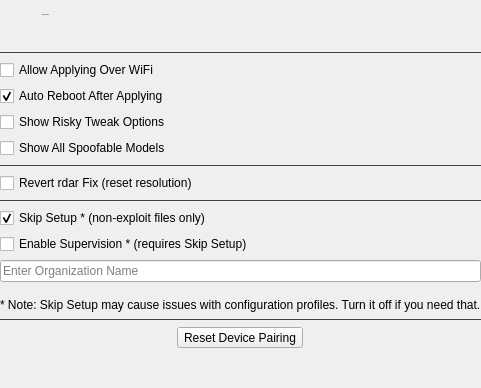
            <widget class="QWidget" name="settingsPage">
             <layout class="QVBoxLayout" name="verticalLayout_10">
              <property name="leftMargin">
               <number>0</number>
              </property>
              <property name="topMargin">
               <number>0</number>
              </property>
              <property name="rightMargin">
               <number>0</number>
              </property>
              <property name="bottomMargin">
               <number>0</number>
              </property>
              <item>
               <widget class="QWidget" name="horizontalWidget_4" native="true">
                <layout class="QHBoxLayout" name="horizontalLayout_13">
                 <property name="spacing">
                  <number>10</number>
                 </property>
                 <property name="leftMargin">
                  <number>0</number>
                 </property>
                 <property name="topMargin">
                  <number>9</number>
                 </property>
                 <property name="rightMargin">
                  <number>0</number>
                 </property>
                 <property name="bottomMargin">
                  <number>9</number>
                 </property>
                 <item>
                  <widget class="QToolButton" name="toolButton_7">
                   <property name="enabled">
                    <bool>false</bool>
                   </property>
                   <property name="styleSheet">
                    <string notr="true">QToolButton {
	icon-size: 24px;
	background-color: transparent;
	padding-left: 0px;
	padding-right: 5px;
	border-radius: 0px;
}</string>
                   </property>
                   <property name="icon">
                    <iconset resource="resources.qrc">
                     <normaloff>:/icon/gear.svg</normaloff>:/icon/gear.svg</iconset>
                   </property>
                  </widget>
                 </item>
                 <item>
                  <widget class="QWidget" name="verticalWidget_3" native="true">
                   <layout class="QVBoxLayout" name="verticalLayout_7">
                    <property name="spacing">
                     <number>6</number>
                    </property>
                    <property name="leftMargin">
                     <number>0</number>
                    </property>
                    <property name="topMargin">
                     <number>0</number>
                    </property>
                    <property name="rightMargin">
                     <number>0</number>
                    </property>
                    <property name="bottomMargin">
                     <number>0</number>
                    </property>
                    <item>
                     <widget class="QLabel" name="springboardOptionsLbl">
                      <property name="font">
                       <font>
                        <pointsize>-1</pointsize>
                        <bold>false</bold>
                       </font>
                      </property>
                      <property name="text">
                       <string>Nugget Settings</string>
                      </property>
                     </widget>
                    </item>
                    <item>
                     <spacer name="verticalSpacer_17">
                      <property name="orientation">
                       <enum>Qt::Vertical</enum>
                      </property>
                      <property name="sizeType">
                       <enum>QSizePolicy::Fixed</enum>
                      </property>
                      <property name="sizeHint" stdset="0">
                       <size>
                        <width>20</width>
                        <height>16</height>
                       </size>
                      </property>
                     </spacer>
                    </item>
                   </layout>
                  </widget>
                 </item>
                 <item>
                  <spacer name="horizontalSpacer_6">
                   <property name="orientation">
                    <enum>Qt::Horizontal</enum>
                   </property>
                   <property name="sizeHint" stdset="0">
                    <size>
                     <width>40</width>
                     <height>20</height>
                    </size>
                   </property>
                  </spacer>
                 </item>
                </layout>
               </widget>
              </item>
              <item>
               <widget class="Line" name="line_11">
                <property name="styleSheet">
                 <string notr="true">QFrame {
	color: #414141;
}</string>
                </property>
                <property name="frameShadow">
                 <enum>QFrame::Plain</enum>
                </property>
                <property name="orientation">
                 <enum>Qt::Horizontal</enum>
                </property>
               </widget>
              </item>
              <item>
               <widget class="QWidget" name="settingsPageContent" native="true">
                <property name="enabled">
                 <bool>true</bool>
                </property>
                <property name="maximumSize">
                 <size>
                  <width>650</width>
                  <height>16777215</height>
                 </size>
                </property>
                <layout class="QVBoxLayout" name="_2">
                 <property name="leftMargin">
                  <number>0</number>
                 </property>
                 <property name="topMargin">
                  <number>0</number>
                 </property>
                 <property name="rightMargin">
                  <number>0</number>
                 </property>
                 <property name="bottomMargin">
                  <number>0</number>
                 </property>
                 <item>
                  <widget class="QCheckBox" name="allowWifiApplyingChk">
                   <property name="text">
                    <string>Allow Applying Over WiFi</string>
                   </property>
                   <property name="checked">
                    <bool>false</bool>
                   </property>
                  </widget>
                 </item>
                 <item>
                  <widget class="QCheckBox" name="autoRebootChk">
                   <property name="text">
                    <string>Auto Reboot After Applying</string>
                   </property>
                   <property name="checked">
                    <bool>true</bool>
                   </property>
                  </widget>
                 </item>
                 <item>
                  <widget class="QCheckBox" name="showRiskyChk">
                   <property name="text">
                    <string>Show Risky Tweak Options</string>
                   </property>
                  </widget>
                 </item>
                 <item>
                  <widget class="QCheckBox" name="showAllSpoofableChk">
                   <property name="toolTip">
                    <string>Show models for other device types in the AI device spoofing tab.</string>
                   </property>
                   <property name="statusTip">
                    <string/>
                   </property>
                   <property name="whatsThis">
                    <string/>
                   </property>
                   <property name="text">
                    <string>Show All Spoofable Models</string>
                   </property>
                  </widget>
                 </item>
                 <item>
                  <widget class="Line" name="line_24">
                   <property name="toolTip">
                    <string/>
                   </property>
                   <property name="styleSheet">
                    <string notr="true">QFrame {
	color: #414141;
}</string>
                   </property>
                   <property name="frameShadow">
                    <enum>QFrame::Plain</enum>
                   </property>
                   <property name="orientation">
                    <enum>Qt::Horizontal</enum>
                   </property>
                  </widget>
                 </item>
                 <item>
                  <widget class="QCheckBox" name="revertRdarChk">
                   <property name="toolTip">
                    <string>If you used the rdar/status bar fix in a previous iOS version, this will revert that.</string>
                   </property>
                   <property name="text">
                    <string>Revert rdar Fix (reset resolution)</string>
                   </property>
                  </widget>
                 </item>
                 <item>
                  <widget class="Line" name="revertRdarLine">
                   <property name="styleSheet">
                    <string notr="true">QFrame {
	color: #414141;
}</string>
                   </property>
                   <property name="frameShadow">
                    <enum>QFrame::Plain</enum>
                   </property>
                   <property name="orientation">
                    <enum>Qt::Horizontal</enum>
                   </property>
                  </widget>
                 </item>
                 <item>
                  <widget class="QCheckBox" name="skipSetupChk">
                   <property name="text">
                    <string>Skip Setup * (non-exploit files only)</string>
                   </property>
                   <property name="checked">
                    <bool>true</bool>
                   </property>
                  </widget>
                 </item>
                 <item>
                  <widget class="QCheckBox" name="supervisionChk">
                   <property name="enabled">
                    <bool>true</bool>
                   </property>
                   <property name="text">
                    <string>Enable Supervision * (requires Skip Setup)</string>
                   </property>
                   <property name="checked">
                    <bool>false</bool>
                   </property>
                  </widget>
                 </item>
                 <item>
                  <widget class="QLineEdit" name="supervisionOrganization">
                   <property name="placeholderText">
                    <string>Enter Organization Name</string>
                   </property>
                  </widget>
                 </item>
                 <item>
                  <spacer name="verticalSpacer_21">
                   <property name="orientation">
                    <enum>Qt::Vertical</enum>
                   </property>
                   <property name="sizeType">
                    <enum>QSizePolicy::Fixed</enum>
                   </property>
                   <property name="sizeHint" stdset="0">
                    <size>
                     <width>20</width>
                     <height>10</height>
                    </size>
                   </property>
                  </spacer>
                 </item>
                 <item>
                  <widget class="QLabel" name="label_15">
                   <property name="text">
                    <string>* Note: Skip Setup may cause issues with configuration profiles. Turn it off if you need that.</string>
                   </property>
                  </widget>
                 </item>
                 <item>
                  <widget class="Line" name="line_20">
                   <property name="styleSheet">
                    <string notr="true">QFrame {
	color: #414141;
}</string>
                   </property>
                   <property name="frameShadow">
                    <enum>QFrame::Plain</enum>
                   </property>
                   <property name="orientation">
                    <enum>Qt::Horizontal</enum>
                   </property>
                  </widget>
                 </item>
                 <item>
                  <layout class="QHBoxLayout" name="deviceSettingsBtns">
                   <property name="bottomMargin">
                    <number>0</number>
                   </property>
                   <item>
                    <widget class="QToolButton" name="resetPairBtn">
                     <property name="text">
                      <string>Reset Device Pairing</string>
                     </property>
                    </widget>
                   </item>
                  </layout>
                 </item>
                 <item>
                  <spacer name="verticalSpacer_5">
                   <property name="orientation">
                    <enum>Qt::Vertical</enum>
                   </property>
                   <property name="sizeHint" stdset="0">
                    <size>
                     <width>20</width>
                     <height>40</height>
                    </size>
                   </property>
                  </spacer>
                 </item>
                </layout>
               </widget>
              </item>
             </layout>
            </widget>
